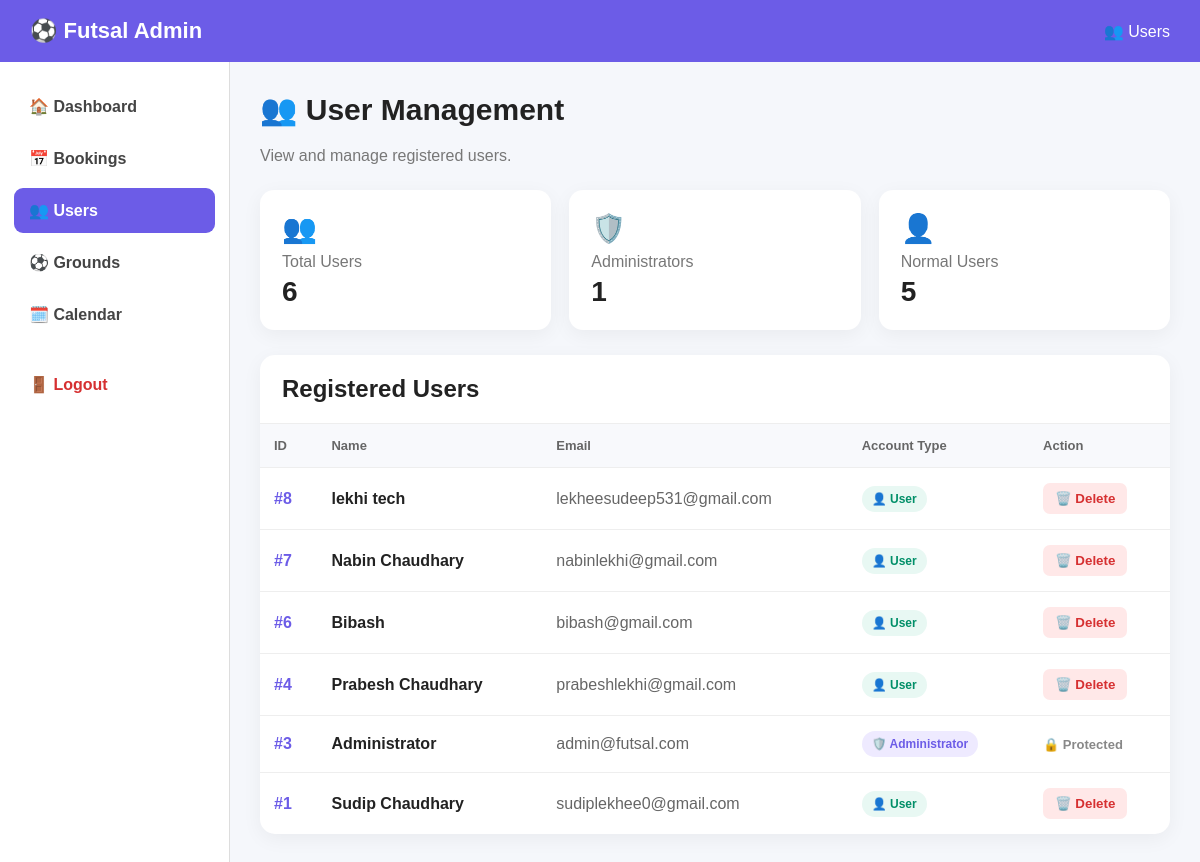
Before: /admin/users (signed in) with the older database file.
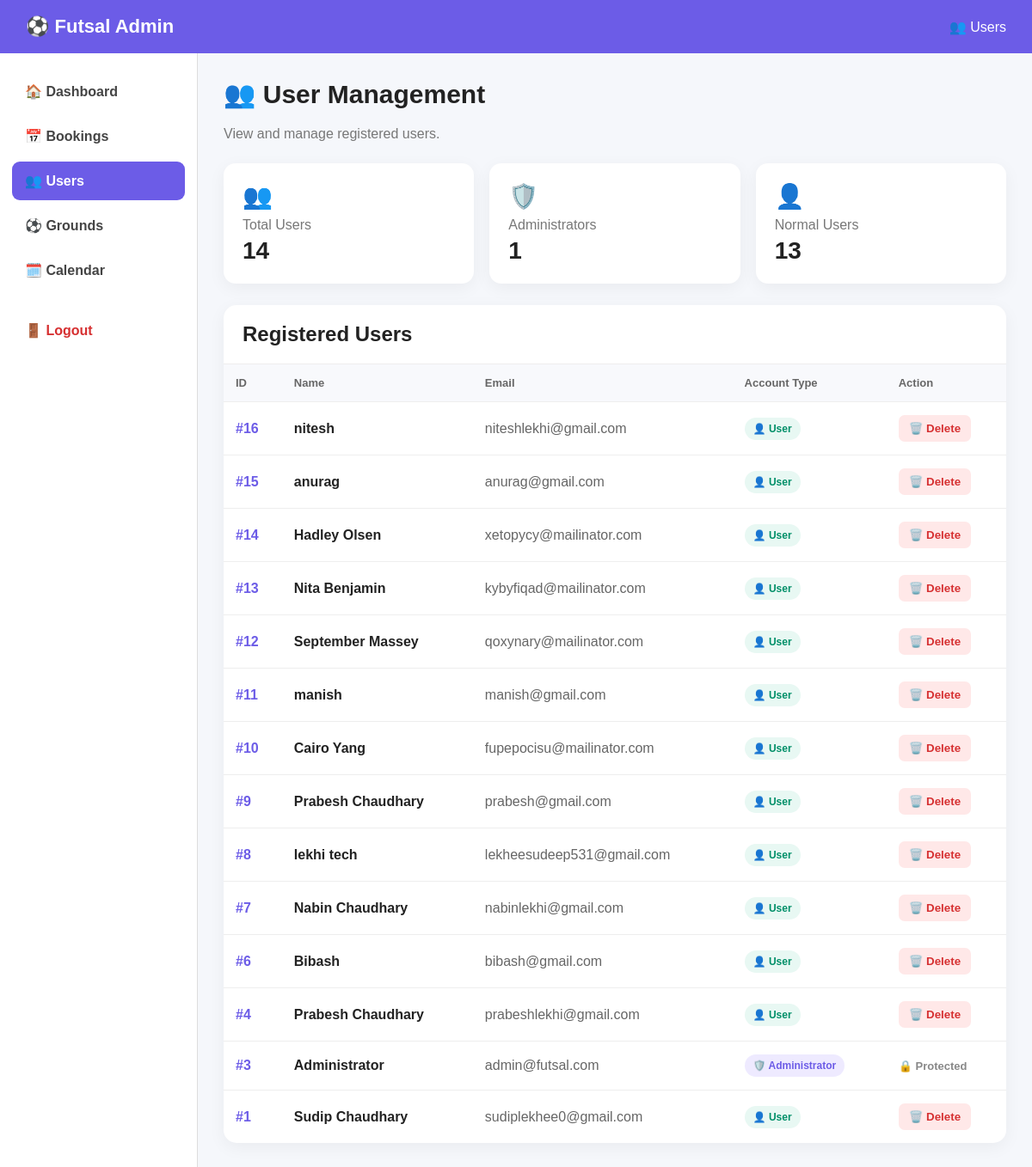
After: the same page with the newer database file.
### tables this page shows
CREATE TABLE users (
            id INTEGER PRIMARY KEY AUTOINCREMENT,
            name TEXT NOT NULL,
            email TEXT UNIQUE NOT NULL,
            password TEXT NOT NULL
        , is_admin INTEGER
            DEFAULT 0);

### app.py (the view)
@app.route("/admin/users")
@admin_required
def admin_users():
    conn = get_db()
    users = conn.execute(
        """
        SELECT *
        FROM users
        ORDER BY id DESC
        """
    ).fetchall()
    conn.close()
    return render_template(
        "admin/users.html",
        users=users
    )

### app.py (called while the page is built, shortened)
def get_db():
    conn = sqlite3.connect(
        DATABASE
    )
    conn.row_factory = sqlite3.Row
    conn.execute(
        "PRAGMA foreign_keys = ON"
    )
    return conn

def admin_required(view_function):
    @wraps(view_function)
    def wrapper(*args, **kwargs):
        user_id = session.get("user_id")
        conn = get_db()
        user = conn.execute(
            """
            SELECT
                id,
                name,
                email,
                is_admin
            FROM users
            WHERE id = ?
            """,
            (
                user_id,
            )
        ).fetchone()
        conn.close()
        session["user_id"] = user["id"]
        session["user_name"] = user["name"]
        session["is_admin"] = 1
        return view_function(
            *args,
            **kwargs
        )
    return wrapper

### templates/admin/users.html (shortened to what this page needs)
<!DOCTYPE html>
<html lang="en">
<head>
</head>
<body>
<div class="topbar">
    <div class="brand">
        ⚽ Futsal Admin
    </div>
    <div>
        👥 Users
    </div>
</div>
<div class="layout">
    <aside class="sidebar">
        <a href="{{ url_for('admin_dashboard') }}">
            🏠 Dashboard
        </a>
        <a href="{{ url_for('admin_bookings') }}">
            📅 Bookings
        </a>
        <a href="{{ url_for('admin_users') }}" class="active">
            👥 Users
        </a>
        <a href="{{ url_for('admin_grounds') }}">
            ⚽ Grounds
        </a>
        <a href="{{ url_for('admin_calendar') }}">
            🗓️ Calendar
        </a>
        <a href="{{ url_for('admin_logout') }}" class="logout">
            🚪 Logout
        </a>
    </aside>
    <main class="content">
        <h1>👥 User Management</h1>
        <div class="subtitle">
            View and manage registered users.
        </div>
        <div class="stats">
            <div class="stat-card">
                <div class="stat-icon">👥</div>
                <div class="stat-title">
                    Total Users
                </div>
                <div class="stat-number">
                    {{ users|length }}
                </div>
            </div>
            <div class="stat-card">
                <div class="stat-icon">🛡️</div>
                <div class="stat-title">
                    Administrators
                </div>
                <div class="stat-number">
                    {% set admin_count = namespace(value=0) %}
                    {% for user in users %}
                        {% if user['is_admin'] == 1 %}
                            {% set admin_count.value = admin_count.value + 1 %}
                        {% endif %}
                    {% endfor %}
                    {{ admin_count.value }}
                </div>
            </div>
            <div class="stat-card">
                <div class="stat-icon">👤</div>
                <div class="stat-title">
                    Normal Users
                </div>
                <div class="stat-number">
                    {{ users|length - admin_count.value }}
                </div>
            </div>
        </div>
        <div class="table-card">
            <div class="table-header">
                <h2>
                    Registered Users
                </h2>
            </div>
            {% if users %}
                <div class="table-wrapper">
                    <table>
                        <thead>
                            <tr>
                                <th>ID</th>
                                <th>Name</th>
                                <th>Email</th>
                                <th>Account Type</th>
                                <th>Action</th>
                            </tr>
                        </thead>
                        <tbody>
                        {% for user in users %}
                            <tr>
                                <td>
                                    <span class="user-id">
                                        #{{ user['id'] }}
                                    </span>
                                </td>
                                <td>
                                    <div class="user-name">
                                        {{ user['name'] }}
                                    </div>
                                </td>
                                <td>
                                    <div class="email">
                                        {{ user['email'] }}
                                    </div>
                                </td>
                                <td>
                                    {% if user['is_admin'] == 1 %}
                                        <span class="badge admin-badge">
                                            🛡️ Administrator
                                        </span>
                                    {% else %}
                                        <span class="badge user-badge">
                                            👤 User
                                        </span>
                                    {% endif %}
                                </td>
                                <td>
                                    {% if user['is_admin'] == 1 %}
                                        <span class="protected">
                                            🔒 Protected
                                        </span>
                                    {% else %}
                                        <form
                                            method="POST"
                                            action="{{ url_for('admin_delete_user', user_id=user['id']) }}"
                                            onsubmit="return confirm('Are you sure you want to delete this user? This action cannot be undone.');"
                                        >
                                            <button
                                                type="submit"
                                                class="delete-btn"
                                            >
                                                🗑️ Delete
                                            </button>
                                        </form>
                                    {% endif %}
                                </td>
                            </tr>
                        {% endfor %}
                        </tbody>
                    </table>
                </div>
            {% endif %}
        </div>
    </main>
</div>
</body>
</html>

### templates/admin/users.html (style rules this page uses)
* { box-sizing: border-box; }
body { margin: 0; font-family: Arial, sans-serif; background: #f5f7fb; color: #222; }
.topbar { background: #6c5ce7; color: white; padding: 18px 30px; display: flex; justify-content: space-between; align-items: center; }
.brand { font-size: 22px; font-weight: bold; }
.layout { display: flex; min-height: calc(100vh - 65px); }
.sidebar { width: 230px; background: white; padding: 22px 14px; border-right: 1px solid #ddd; }
.sidebar a { display: block; padding: 13px 15px; margin-bottom: 7px; text-decoration: none; color: #444; border-radius: 9px; font-weight: bold; }
.sidebar a.active { background: #6c5ce7; color: white; }
.logout { color: #d63031 !important; margin-top: 25px; }
.content { flex: 1; padding: 30px; min-width: 0; }
h1 { margin-top: 0; font-size: 30px; }
.subtitle { color: #777; margin-bottom: 25px; }
.stats { display: grid; grid-template-columns: repeat(3, 1fr); gap: 18px; margin-bottom: 25px; }
.stat-card { background: white; padding: 22px; border-radius: 14px; box-shadow: 0 5px 20px rgba(0,0,0,.05); }
.stat-icon { font-size: 28px; }
.stat-title { color: #777; margin-top: 8px; }
.stat-number { font-size: 28px; font-weight: bold; margin-top: 5px; }
.table-card { background: white; border-radius: 15px; box-shadow: 0 5px 20px rgba(0,0,0,.05); overflow: hidden; }
.table-header { padding: 20px 22px; border-bottom: 1px solid #eee; }
.table-header h2 { margin: 0; }
.table-wrapper { width: 100%; overflow-x: auto; }
table { width: 100%; border-collapse: collapse; min-width: 700px; }
th { background: #f8f9fc; padding: 14px; text-align: left; font-size: 13px; color: #666; }
td { padding: 15px 14px; border-top: 1px solid #eee; vertical-align: middle; }
.user-id { font-weight: bold; color: #6c5ce7; }
.user-name { font-weight: bold; }
.email { color: #666; }
.badge { display: inline-block; padding: 6px 10px; border-radius: 20px; font-size: 12px; font-weight: bold; }
.admin-badge { background: #eeeaff; color: #6c5ce7; }
.user-badge { background: #e8f8f3; color: #008f68; }
.delete-btn { display: inline-block; border: none; background: #ffe8e8; color: #d63031; padding: 8px 12px; border-radius: 7px; cursor: pointer; font-weight: bold; }
.protected { color: #888; font-size: 13px; font-weight: bold; }

Changed rows visible on the page:
added users: id "16", name "nitesh", email "niteshlekhi@gmail.com", is_admin "👤 User"
added users: id "15", name "anurag", email "anurag@gmail.com", is_admin "👤 User"
added users: id "14", name "Hadley Olsen", email "xetopycy@mailinator.com", is_admin "👤 User"
added users: id "13", name "Nita Benjamin", email "kybyfiqad@mailinator.com", is_admin "👤 User"
added users: id "12", name "September Massey", email "qoxynary@mailinator.com", is_admin "👤 User"
added users: id "11", name "manish", email "manish@gmail.com", is_admin "👤 User"
added users: id "10", name "Cairo Yang", email "fupepocisu@mailinator.com", is_admin "👤 User"
added users: id "9", name "Prabesh Chaudhary", email "prabesh@gmail.com", is_admin "👤 User"
Other visible differences:
{{ users|length }}: "6" → "14"
{{ users|length - admin_count.value }}: "5" → "13"
